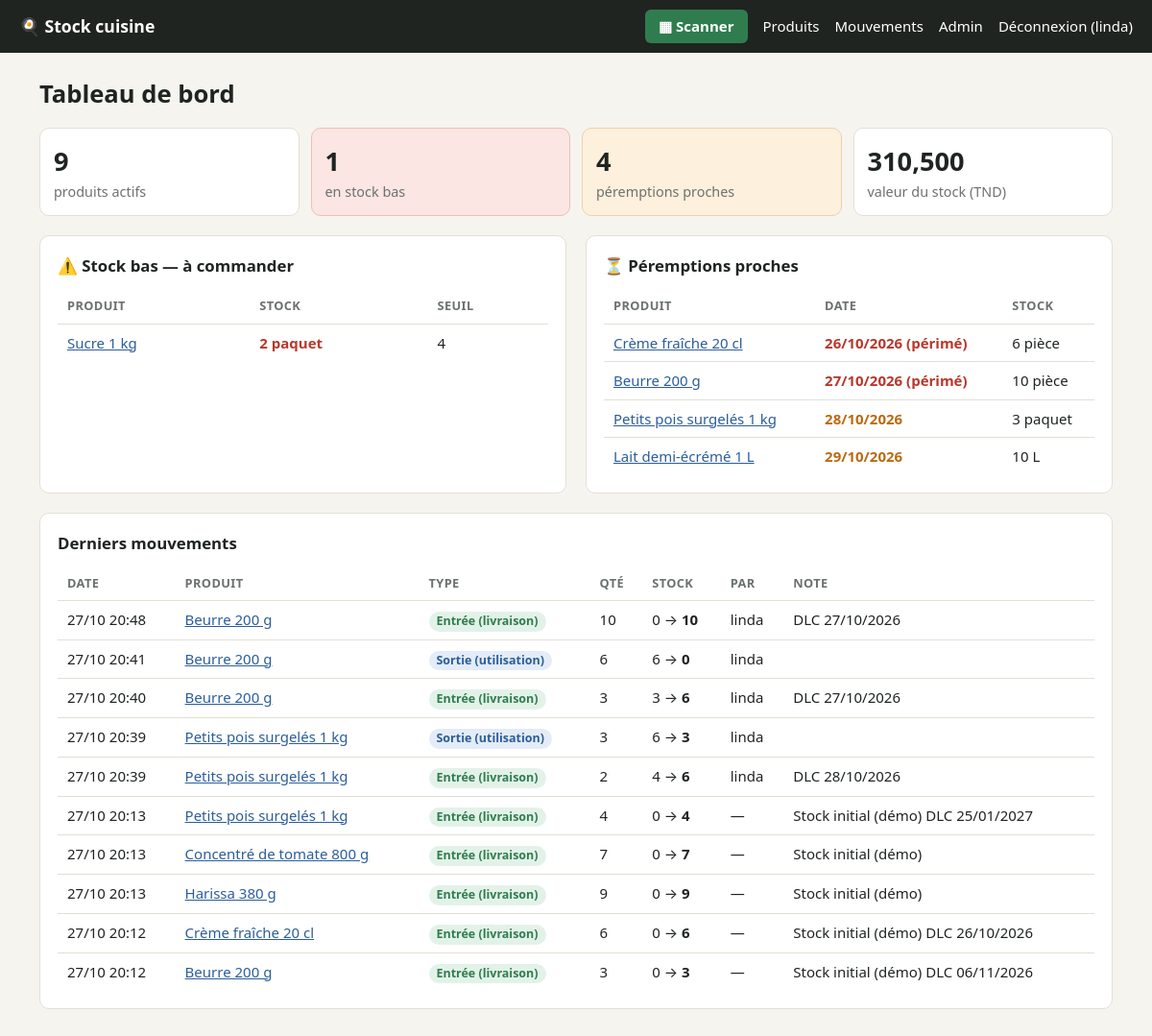
The app's page / (signed in) with its own data.
### stock/models.py (models this page shows, shortened)
class Produit(models.Model):
    class Unite(models.TextChoices):
        PIECE = "piece", "pièce"
        KG = "kg", "kg"
        G = "g", "g"
        L = "L", "L"
        ML = "mL", "mL"
        BOITE = "boite", "boîte"
        PAQUET = "paquet", "paquet"
    class Emplacement(models.TextChoices):
        RESERVE = "reserve", "Réserve sèche"
        FRIGO = "frigo", "Chambre froide / frigo"
        CONGEL = "congel", "Congélateur"
        AUTRE = "autre", "Autre"
    nom = models.CharField(max_length=200)
    code_barre = models.CharField(
        "code-barres", max_length=64, unique=True, null=True, blank=True,
        help_text="Scannez le produit avec la douchette pour remplir ce champ.",
    )
    categorie = models.ForeignKey(
        Categorie, on_delete=models.SET_NULL, null=True, blank=True, related_name="produits",
        verbose_name="catégorie",
    )
    unite = models.CharField("unité", max_length=10, choices=Unite.choices, default=Unite.PIECE)
    emplacement = models.CharField(max_length=10, choices=Emplacement.choices, default=Emplacement.RESERVE)
    quantite = models.DecimalField("quantité en stock", max_digits=12, decimal_places=3, default=Decimal("0"))
    seuil_alerte = models.DecimalField(
        "seuil d'alerte", max_digits=12, decimal_places=3, default=Decimal("0"),
        validators=[MinValueValidator(Decimal("0"))],
        help_text="Alerte quand le stock est inférieur ou égal à cette valeur.",
    )
    prix_unitaire = models.DecimalField(
        "prix unitaire (TND)", max_digits=10, decimal_places=3, null=True, blank=True,
        validators=[MinValueValidator(Decimal("0"))],
    )
    date_peremption = models.DateField("prochaine péremption", null=True, blank=True)
    actif = models.BooleanField(default=True)
    cree_le = models.DateTimeField(auto_now_add=True)
    modifie_le = models.DateTimeField(auto_now=True)
    class Meta:
        ordering = ["nom"]
        indexes = [models.Index(fields=["nom"], name="produit_nom_idx")]
    def get_absolute_url(self):
        return reverse("stock:produit_detail", args=[self.pk])
    @property
    def perime(self):
        return bool(self.date_peremption and self.date_peremption < timezone.localdate())

class MouvementStock(models.Model):
    class Type(models.TextChoices):
        ENTREE = "entree", "Entrée (livraison)"
        SORTIE = "sortie", "Sortie (utilisation)"
        PERTE = "perte", "Perte / casse / périmé"
        INVENTAIRE = "inventaire", "Inventaire (comptage)"
    produit = models.ForeignKey(Produit, on_delete=models.PROTECT, related_name="mouvements")
    type = models.CharField(max_length=12, choices=Type.choices)
    quantite = models.DecimalField(
        "quantité", max_digits=12, decimal_places=3,
        validators=[MinValueValidator(Decimal("0"))],
        help_text="Pour un inventaire : la quantité réellement comptée.",
    )
    stock_avant = models.DecimalField(max_digits=12, decimal_places=3)
    stock_apres = models.DecimalField(max_digits=12, decimal_places=3)
    date_peremption = models.DateField("date de péremption", null=True, blank=True)
    note = models.CharField(max_length=255, blank=True)
    via_scan = models.BooleanField(default=False)
    utilisateur = models.ForeignKey(
        settings.AUTH_USER_MODEL, on_delete=models.SET_NULL, null=True, blank=True
    )
    date = models.DateTimeField(default=timezone.now, db_index=True)
    class Meta:
        ordering = ["-date", "-id"]
        verbose_name = "mouvement de stock"
        verbose_name_plural = "mouvements de stock"

### stock/views.py (the view)
# urls.py: path("", views.dashboard, name="dashboard"),
@login_required
def dashboard(request):
    actifs = Produit.objects.filter(actif=True)
    limite = timezone.localdate() + timedelta(days=settings.ALERTE_PEREMPTION_JOURS)
    valeur = actifs.filter(prix_unitaire__isnull=False).aggregate(
        total=Sum(F("quantite") * F("prix_unitaire"))
    )["total"]
    contexte = {
        "nb_produits": actifs.count(),
        "alertes": actifs.filter(quantite__lte=F("seuil_alerte")).select_related("categorie")[:20],
        "peremptions": actifs.filter(date_peremption__lte=limite, quantite__gt=0)
                             .order_by("date_peremption")[:20],
        "derniers": MouvementStock.objects.select_related("produit", "utilisateur")[:10],
        "valeur_stock": valeur,
    }
    return render(request, "stock/dashboard.html", contexte)

### stock/templatetags/stock_extras.py (called while the page is built)
def format_qte(valeur) -> str:
    if valeur is None:
        return ""
    d = Decimal(valeur).normalize()
    return format(d, "f")

@register.filter
def qte(valeur):
    return format_qte(valeur)

### templates/stock/dashboard.html
{% extends "base.html" %}
{% load stock_extras %}
{% load humanize %}
{% block content %}
<h1>Tableau de bord</h1>
<div class="stats">
  <div class="stat"><span>{{ nb_produits }}</span>produits actifs</div>
  <div class="stat {% if alertes %}danger{% endif %}"><span>{{ alertes|length }}</span>en stock bas</div>
  <div class="stat {% if peremptions %}warn{% endif %}"><span>{{ peremptions|length }}</span>péremptions proches</div>
  <div class="stat"><span>{% if valeur_stock %}{{ valeur_stock|floatformat:3|intcomma }}{% else %}—{% endif %}</span>valeur du stock (TND)</div>
</div>
<div class="grille">
  <section class="carte">
    <h2>⚠️ Stock bas — à commander</h2>
    {% if alertes %}
    <table>
      <tr><th>Produit</th><th>Stock</th><th>Seuil</th></tr>
      {% for p in alertes %}
      <tr><td><a href="{{ p.get_absolute_url }}">{{ p.nom }}</a></td>
          <td class="danger-txt">{{ p.quantite|qte }} {{ p.get_unite_display }}</td>
          <td>{{ p.seuil_alerte|qte }}</td></tr>
      {% endfor %}
    </table>
    {% else %}<p class="vide">Rien à commander.</p>{% endif %}
  </section>
  <section class="carte">
    <h2>⏳ Péremptions proches</h2>
    {% if peremptions %}
    <table>
      <tr><th>Produit</th><th>Date</th><th>Stock</th></tr>
      {% for p in peremptions %}
      <tr><td><a href="{{ p.get_absolute_url }}">{{ p.nom }}</a></td>
          <td class="{% if p.perime %}danger-txt{% else %}warn-txt{% endif %}">{{ p.date_peremption|date:"d/m/Y" }}{% if p.perime %} (périmé){% endif %}</td>
          <td>{{ p.quantite|qte }} {{ p.get_unite_display }}</td></tr>
      {% endfor %}
    </table>
    {% else %}<p class="vide">Aucune péremption dans les prochains jours.</p>{% endif %}
  </section>
</div>
<section class="carte">
  <h2>Derniers mouvements</h2>
  {% include "stock/_mouvements_table.html" with mouvements=derniers avec_produit=True %}
</section>
{% endblock %}

### templates/base.html (shortened to what this page needs)
{% load static %}<!doctype html>
<html lang="fr">
<head>
  <link rel="stylesheet" href="{% static 'stock/style.css' %}">
</head>
<body>
  {% if user.is_authenticated %}
  <header class="topbar">
    <a class="logo" href="{% url 'stock:dashboard' %}">🍳 Stock cuisine</a>
    <nav>
      <a href="{% url 'stock:scan' %}" class="btn-scan">▦ Scanner</a>
      <a href="{% url 'stock:produit_list' %}">Produits</a>
      <a href="{% url 'stock:mouvement_list' %}">Mouvements</a>
      {% if user.is_staff %}<a href="{% url 'admin:index' %}">Admin</a>{% endif %}
      <form method="post" action="{% url 'logout' %}" class="inline">{% csrf_token %}
        <button class="lien">Déconnexion ({{ user.username }})</button>
      </form>
    </nav>
  </header>
  {% endif %}
  <main>
    {% block content %}{% endblock %}
  </main>
</body>
</html>

### templates/stock/_mouvements_table.html
{% load stock_extras %}
{% if mouvements %}
<table>
  <tr><th>Date</th>{% if avec_produit %}<th>Produit</th>{% endif %}<th>Type</th><th>Qté</th><th>Stock</th><th>Par</th><th>Note</th></tr>
  {% for m in mouvements %}
  <tr>
    <td>{{ m.date|date:"d/m H:i" }}</td>
    {% if avec_produit %}<td><a href="{{ m.produit.get_absolute_url }}">{{ m.produit.nom }}</a></td>{% endif %}
    <td><span class="badge badge-{{ m.type }}">{{ m.get_type_display }}</span>{% if m.via_scan %} <small title="via douchette">▦</small>{% endif %}</td>
    <td>{{ m.quantite|qte }}</td>
    <td>{{ m.stock_avant|qte }} → <strong>{{ m.stock_apres|qte }}</strong></td>
    <td>{{ m.utilisateur|default:"—" }}</td>
    <td>{{ m.note }}{% if m.date_peremption %} DLC {{ m.date_peremption|date:"d/m/Y" }}{% endif %}</td>
  </tr>
  {% endfor %}
</table>
{% else %}<p class="vide">Aucun mouvement.</p>{% endif %}

### static/stock/style.css (style rules this page uses)
:root { --fond: #f6f4ef; --carte: #fff; --texte: #1f2421; --doux: #6b716d; --bord: #e3dfd6; --vert: #2f7d4f; --vert-clair: #e3f2e8; --rouge: #b8372b; --rouge-clair: #fbe6e3; --orange: #b86b12; --orange-clair: #fdf0dd; --bleu: #2b5d9b; --bleu-clair: #e3ecf7; }
* { box-sizing: border-box; }
body { margin: 0; font: 15px/1.5 system-ui, -apple-system, "Segoe UI", sans-serif; background: var(--fond); color: var(--texte); }
main { max-width: 1150px; margin: 0 auto; padding: 24px 16px 60px; }
a { color: var(--bleu); }
h1 { margin: 0 0 16px; font-size: 1.6rem; }
h2 { font-size: 1.05rem; margin: 0 0 12px; }
.topbar { display: flex; flex-wrap: wrap; gap: 12px; align-items: center; justify-content: space-between; padding: 10px 20px; background: var(--texte); color: #fff; }
.topbar a, .topbar .lien { color: #fff; text-decoration: none; }
.topbar nav { display: flex; flex-wrap: wrap; gap: 16px; align-items: center; }
.logo { font-weight: 700; font-size: 1.1rem; }
.btn-scan { background: var(--vert); padding: 6px 14px; border-radius: 6px; font-weight: 600; }
.inline { display: inline; margin: 0; }
.lien { background: none; border: 0; padding: 0; color: var(--bleu); cursor: pointer; font: inherit; text-decoration: underline; }
.carte { background: var(--carte); border: 1px solid var(--bord); border-radius: 10px; padding: 18px; margin-bottom: 20px; }
.grille { display: grid; grid-template-columns: repeat(auto-fit, minmax(320px, 1fr)); gap: 20px; }
.stats { display: grid; grid-template-columns: repeat(auto-fit, minmax(160px, 1fr)); gap: 12px; margin-bottom: 20px; }
.stat { background: var(--carte); border: 1px solid var(--bord); border-radius: 10px; padding: 14px; color: var(--doux); font-size: .9rem; }
.stat span { display: block; font-size: 1.7rem; font-weight: 700; color: var(--texte); }
.stat.danger { background: var(--rouge-clair); border-color: #f0bdb6; }
.stat.warn { background: var(--orange-clair); border-color: #efd2a6; }
table { width: 100%; border-collapse: collapse; }
th, td { text-align: left; padding: 8px 10px; border-bottom: 1px solid var(--bord); vertical-align: top; }
th { font-size: .8rem; text-transform: uppercase; letter-spacing: .03em; color: var(--doux); }
tr:last-child td { border-bottom: 0; }
.danger-txt { color: var(--rouge); font-weight: 600; }
.warn-txt { color: var(--orange); font-weight: 600; }
.badge { display: inline-block; padding: 1px 8px; border-radius: 99px; font-size: .78rem; font-weight: 600; }
.badge-entree { background: var(--vert-clair); color: var(--vert); }
.badge-sortie { background: var(--bleu-clair); color: var(--bleu); }

### records on screen
Produit: nom "Sucre 1 kg", quantite|qte "2", unite "paquet", seuil_alerte|qte "4"
Produit: nom "Crème fraîche 20 cl", date_peremption "26/10/2026", shows "(périmé)", quantite|qte "6", unite "pièce"
Produit: nom "Beurre 200 g", date_peremption "27/10/2026", shows "(périmé)", quantite|qte "10", unite "pièce"
Produit: nom "Petits pois surgelés 1 kg", date_peremption "28/10/2026", quantite|qte "3", unite "paquet"
Produit: nom "Lait demi-écrémé 1 L", date_peremption "29/10/2026", quantite|qte "10", unite "L"
MouvementStock: date "27/10 20:48", produit.nom "Beurre 200 g", type "Entrée (livraison)", quantite|qte "10", stock_avant|qte "0", stock_apres|qte "10", utilisateur "linda", date_peremption "27/10/2026"
MouvementStock: date "27/10 20:41", produit.nom "Beurre 200 g", type "Sortie (utilisation)", quantite|qte "6", stock_avant|qte "6", stock_apres|qte "0", utilisateur "linda"
MouvementStock: date "27/10 20:40", produit.nom "Beurre 200 g", type "Entrée (livraison)", quantite|qte "3", stock_avant|qte "3", stock_apres|qte "6", utilisateur "linda", date_peremption "27/10/2026"
MouvementStock: date "27/10 20:39", produit.nom "Petits pois surgelés 1 kg", type "Sortie (utilisation)", quantite|qte "3", stock_avant|qte "6", stock_apres|qte "3", utilisateur "linda"
MouvementStock: date "27/10 20:39", produit.nom "Petits pois surgelés 1 kg", type "Entrée (livraison)", quantite|qte "2", stock_avant|qte "4", stock_apres|qte "6", utilisateur "linda", date_peremption "28/10/2026"
MouvementStock: date "27/10 20:13", produit.nom "Petits pois surgelés 1 kg", type "Entrée (livraison)", quantite|qte "4", stock_avant|qte "0", stock_apres|qte "4", utilisateur "—", note "Stock initial (démo)", date_peremption "25/01/2027"
MouvementStock: date "27/10 20:13", produit.nom "Concentré de tomate 800 g", type "Entrée (livraison)", quantite|qte "7", stock_avant|qte "0", stock_apres|qte "7", utilisateur "—", note "Stock initial (démo)"
MouvementStock: date "27/10 20:13", produit.nom "Harissa 380 g", type "Entrée (livraison)", quantite|qte "9", stock_avant|qte "0", stock_apres|qte "9", utilisateur "—", note "Stock initial (démo)"
MouvementStock: date "27/10 20:12", produit.nom "Crème fraîche 20 cl", type "Entrée (livraison)", quantite|qte "6", stock_avant|qte "0", stock_apres|qte "6", utilisateur "—", note "Stock initial (démo)", date_peremption "26/10/2026"
MouvementStock: date "27/10 20:12", produit.nom "Beurre 200 g", type "Entrée (livraison)", quantite|qte "3", stock_avant|qte "0", stock_apres|qte "3", utilisateur "—", note "Stock initial (démo)", date_peremption "06/11/2026"

### other values on screen
{{ user.username }} "linda"
{{ nb_produits }} "9"
{{ alertes|length }} "1"
{{ peremptions|length }} "4"
{{ valeur_stock|floatformat:3|intcomma }} "310,500"
